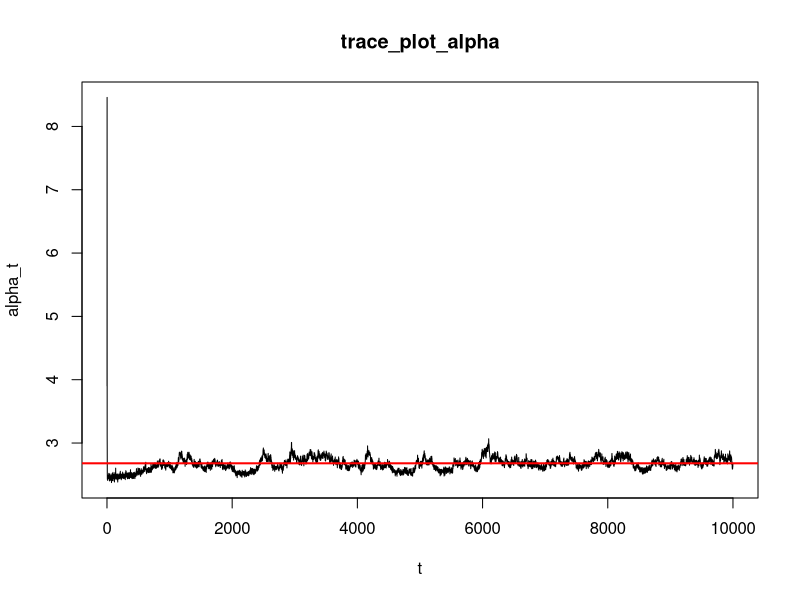
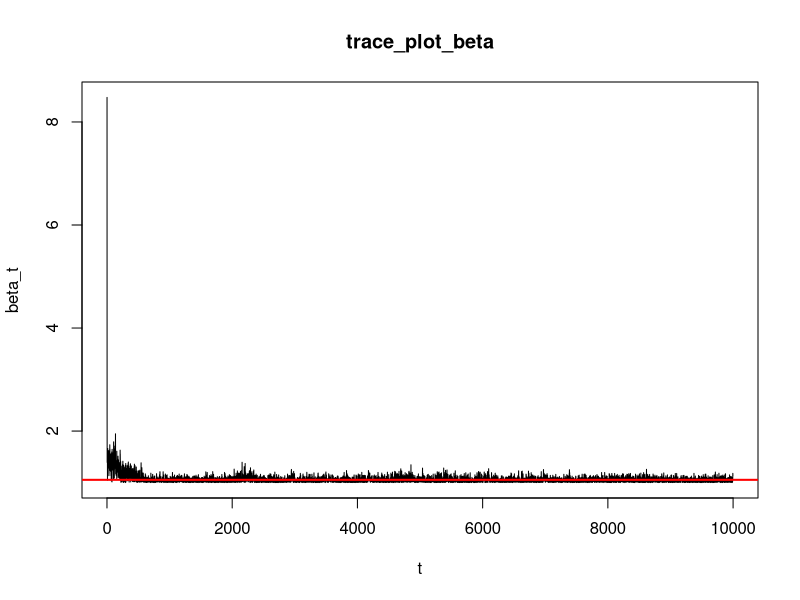
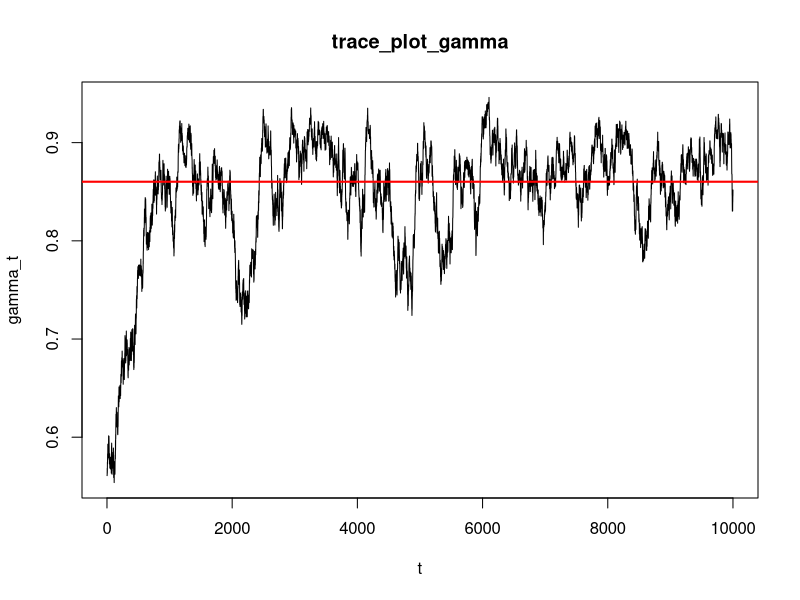
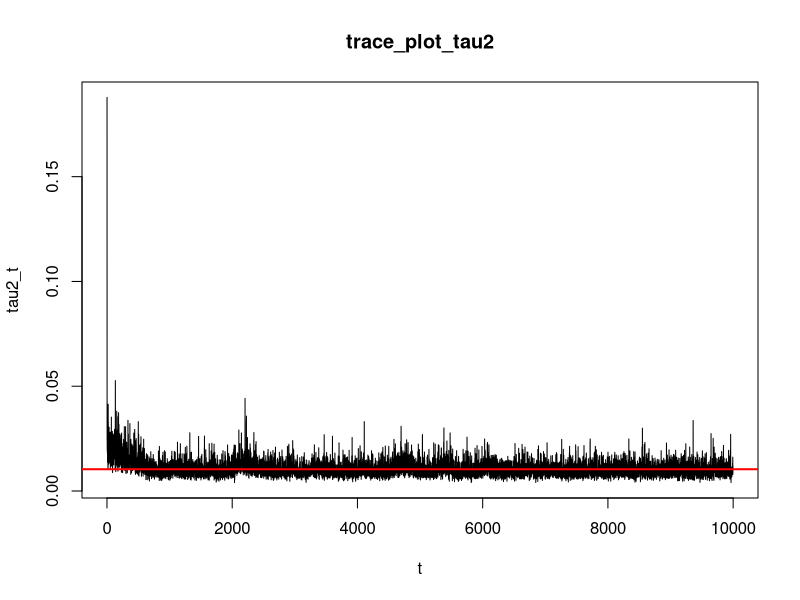
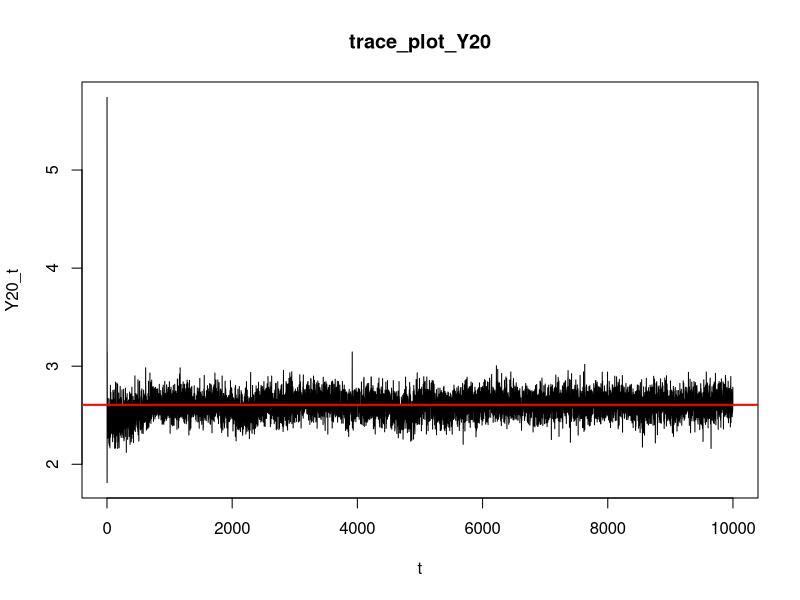
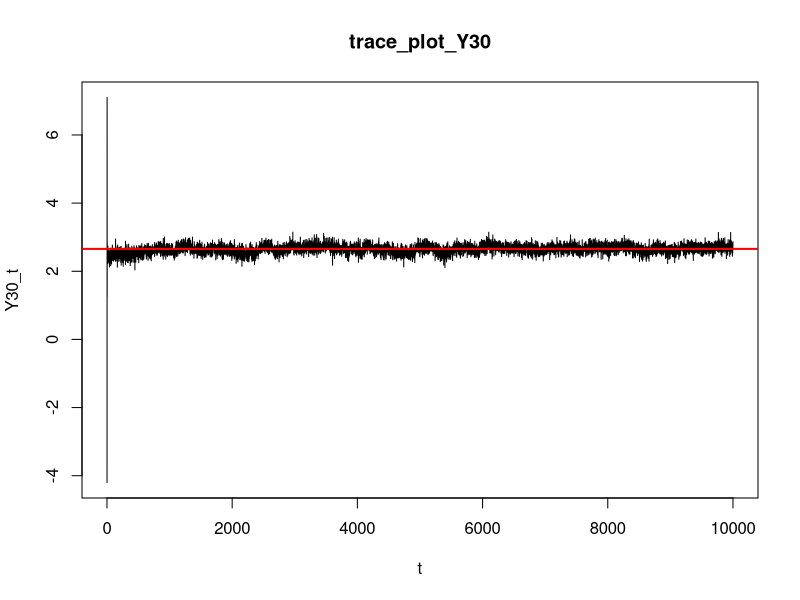
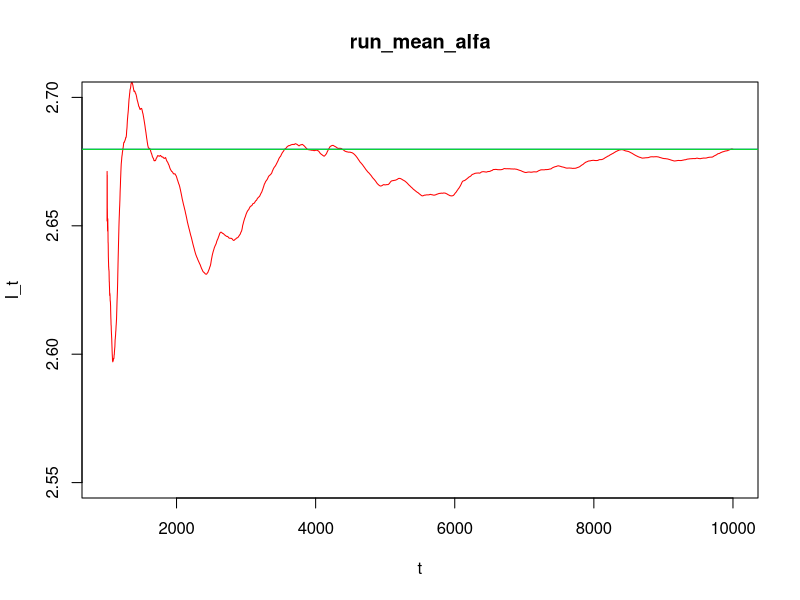
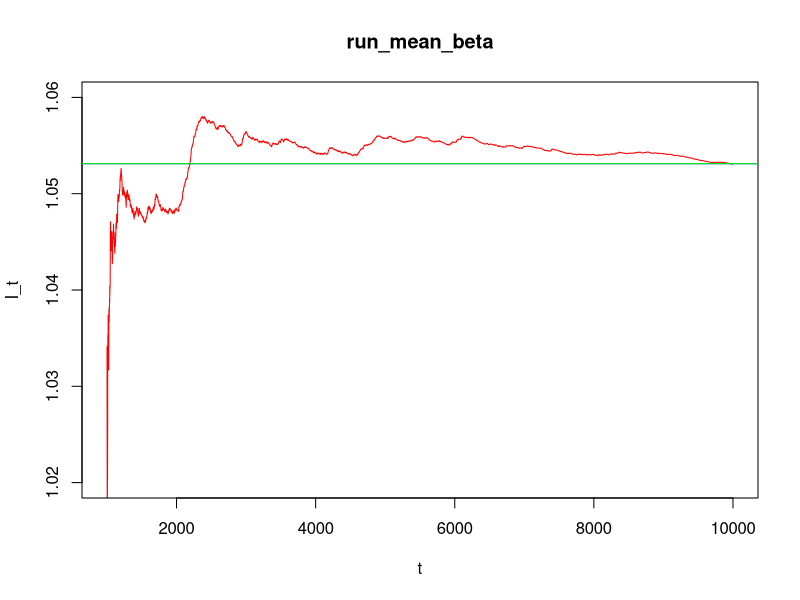

Write R code to recreate these figures, in order.
#Paolo Tamagnini
#1536242
#paolotamag@gmail.com

#install.packages('msm', repos = 'http://cran.r-project.org')

library(msm)

set.seed(123)
x = c( 1.0,  1.5,  1.5,  1.5, 2.5, 4.0, 5.0, 5.0,  7.0, 8.0,  8.5,  9.0,  9.5, 9.5, 10.0, 12.0, 12.0, 13.0, 13.0, 14.5, 15.5, 15.5, 16.5, 17.0, 22.5, 29.0, 31.5)
y = c(1.80, 1.85, 1.87, 1.77, 2.02, 2.27, 2.15, 2.26, 2.47,2.19, 2.26, 2.40, 2.39, 2.41, 2.50, 2.32, 2.32, 2.43, 2.47, 2.56, 2.65, 2.47, 2.64, 2.56, 2.70, 2.72, 2.57)

n = length(y)

sigmaAlfa2 = 10000
sigmaBeta2 = 10000
a = 0.001
b = 0.001

nchain = 10000

alfaChainOrig<-rep(0, nchain)
betaChainOrig<-rep(0, nchain)
gammaChainOrig<-rep(0, nchain)
tau2ChainOrig<-rep(0, nchain)
Y20ChainOrig<-rep(0, nchain)
Y30ChainOrig<-rep(0, nchain)

alfa<-rnorm(1, mean = 0, sd = sqrt(sigmaAlfa2))

while(!is.finite(alfa) || alfa<1){
  alfa<-rnorm(1, mean = 0, sd = sqrt(sigmaAlfa2)) }

beta<-rnorm(1, mean = 0, sd = sqrt(sigmaBeta2))

while(!is.finite(beta) || beta<1){
  beta<-rnorm(1, mean = 0, sd = sqrt(sigmaBeta2)) }

gamma <- runif(1)

tau2<-1/rgamma(1,0.001, 0.001)

while(!is.finite(tau2)|| tau2<0){
  tau2<-1/rgamma(1,a, b) }

alfaMu <-function(gamma, tau2, beta) {
  num = sigmaAlfa2*sum(beta*gamma^x+y)
  den = (n*sigmaAlfa2+tau2)
  return(num/den) }

betaMu <-function(gamma, tau2, alfa) {
  num = sigmaBeta2*sum((alfa-y)*gamma^x)
  den = (sigmaBeta2*sum(gamma^(2*x))+tau2)
  return(num/den) }

alfaVar <-function(tau2) {
  num = tau2*sigmaAlfa2
  den = sigmaAlfa2*n+tau2
  return(num/den) }

betaVar <-function(tau2,gamma) {
  num = tau2*sigmaBeta2
  den = sigmaBeta2*sum(gamma^(2*x))+tau2
  return(num/den) }



metrWithGibbsUnif <-function(alfa,beta,gamma,tau2) {
  delta=10^(-2)
  h = runif(1,gamma-delta,gamma+delta)
  
  if (h<0 || h>1) {
    numh = 0 }
  
  numh = -sum((y-alfa+beta*h^(x))^2)
  numg = -sum((y-alfa+beta*gamma^(x))^2)
  den = 2*tau2
  
  fnum = exp(numh/den)
  fden = exp(numg/den)
  
  p = min(1,(fnum)/(fden))
  if(!is.finite(p)){
    p = 1  }
  if(runif(1)<p){
    return(h)
  }
  else {
    return(gamma)  }}


for (s in 1:nchain) {
  alfaChainOrig[s]<-alfa<-rtnorm(1, mean = alfaMu(gamma,tau2,beta), sd = sqrt(alfaVar(tau2)),lower = 1, upper = Inf)
  betaChainOrig[s]<-beta<-rtnorm(1, mean = betaMu(gamma,tau2,alfa), sd = sqrt(betaVar(tau2,gamma)),lower = 1, upper = Inf)
  gammaChainOrig[s]<-gamma<-metrWithGibbsUnif(alfa,beta,gamma,tau2)
  tau2ChainOrig[s]<-tau2<-1/rgamma(1,shape = a+n/2, rate=(b + sum((y-alfa+beta*gamma^(x))^2)/2))
  Y20ChainOrig[s]<-rnorm(1,alfa-beta*gamma^20,sqrt(tau2))
  Y30ChainOrig[s]<-rnorm(1,alfa-beta*gamma^30,sqrt(tau2))}

lb = 1001

alfaChain = alfaChainOrig[lb:10000]
betaChain = betaChainOrig[lb:10000]
gammaChain = gammaChainOrig[lb:10000]
tau2Chain = tau2ChainOrig[lb:10000]
Y20Chain = Y20ChainOrig[lb:10000]
Y30Chain = Y30ChainOrig[lb:10000]


alfa = mean(alfaChain)
beta = mean(betaChain)
gamma = mean(gammaChain)
tau2 = mean(tau2Chain)
Y20 = mean(Y20Chain)
Y30 = mean(Y30Chain)

####MLE#########
# alfa = 2.65  #
# beta = 0.96  #
# gamma = 0.87 #
# tau2 = 0.008 #
################

print(alfa)
print(beta)
print(gamma)
print(tau2)
print(Y20)
print(Y30)

lb = 0

alfaChain = alfaChainOrig[lb:10000]
gammaChain = gammaChainOrig[lb:10000]
Y20Chain = Y20ChainOrig[lb:10000]
Y30Chain = Y30ChainOrig[lb:10000]


itVec=seq(1,length(alfaChain))
plot(itVec,alfaChain,type = 'l',main='trace_plot_alpha',xlab = 't',ylab = 'alpha_t')
abline(h=alfa, col='red', lw = 2)


betaChain = betaChainOrig[3:10000]
itVecbeta=seq(1,length(betaChain))

plot(itVecbeta,betaChain,type = 'l',main='trace_plot_beta',xlab = 't',ylab = 'beta_t')
abline(h=beta, col='red', lw = 2)

plot(itVec,gammaChain,type = 'l',main='trace_plot_gamma',xlab = 't',ylab = 'gamma_t')
abline(h=gamma, col='red', lw = 2)


tau2Chain = tau2ChainOrig[4:10000]
itVectau=seq(1,length(tau2Chain))

plot(itVectau,tau2Chain,type = 'l',main='trace_plot_tau2',xlab = 't',ylab = 'tau2_t')
abline(h=tau2, col='red', lw = 2)

plot(itVec,Y20Chain,type = 'l',main='trace_plot_Y20',xlab = 't',ylab = 'Y20_t')
abline(h=Y20, col='red', lw = 2)

plot(itVec,Y30Chain,type = 'l',main='trace_plot_Y30',xlab = 't',ylab = 'Y30_t')
abline(h=Y30, col='red', lw = 2)



lb = 1001

alfaChain = alfaChainOrig[lb:10000]
betaChain = betaChainOrig[lb:10000]
gammaChain = gammaChainOrig[lb:10000]
tau2Chain = tau2ChainOrig[lb:10000]
Y20Chain = Y20ChainOrig[lb:10000]
Y30Chain = Y30ChainOrig[lb:10000]

#fancy:
x = alfaChain
iter = (lb):(length(x)+(lb-1))
runningmeans=cumsum(x)/(1:length(x))
plot(iter,runningmeans,type="l",col='red', main='run_mean_alfa', xlab = 't',ylab = 'I_t',ylim =  c(2.55,2.7))
abline(h=runningmeans[length(runningmeans)], col='blue')
abline(h=alfa, col='green')

x = betaChain
runningmeans=cumsum(x)/(1:length(x))
plot(iter,runningmeans,type="l",col='red', main='run_mean_beta', xlab = 't',ylab = 'I_t', ylim = c(1.02,1.06))
abline(h=runningmeans[length(runningmeans)], col='blue')
abline(h=beta, col='green')

x = gammaChain
runningmeans=cumsum(x)/(1:length(x))
plot(iter,runningmeans,type="l",col='red', main='run_mean_gamma', xlab = 't',ylab = 'I_t', ylim = c(0.8,0.9))
abline(h=runningmeans[length(runningmeans)], col='blue')
abline(h=gamma, col='green')

x = tau2Chain
runningmeans=cumsum(x)/(1:length(x))
plot(iter,runningmeans,type="l",col='red', main='run_mean_tau2', xlab = 't',ylab = 'I_t')
abline(h=runningmeans[length(runningmeans)], col='blue')
abline(h=tau2, col='green')

x = Y20Chain
runningmeans=cumsum(x)/(1:length(x))
plot(iter,runningmeans,type="l",col='red', main='run_mean_Y20', xlab = 't',ylab = 'I_t')
abline(h=runningmeans[length(runningmeans)], col='blue')
abline(h=Y20, col='green')

x = Y30Chain
runningmeans=cumsum(x)/(1:length(x))
plot(iter,runningmeans,type="l",col='red', main='run_mean_Y30', xlab = 't',ylab = 'I_t')
abline(h=runningmeans[length(runningmeans)], col='blue')
abline(h=Y30, col='green')


lb = 1001

alfaChain = alfaChainOrig[lb:10000]
betaChain = betaChainOrig[lb:10000]
gammaChain = gammaChainOrig[lb:10000]
tau2Chain = tau2ChainOrig[lb:10000]
Y20Chain = Y20ChainOrig[lb:10000]
Y30Chain = Y30ChainOrig[lb:10000]

gamma_k <- function(k,vet,Icap) {
  t = length(vet)
  somma = 0
  for (ki in 1:(t-k)) {
    somma = somma + (vet[ki] - Icap)*(vet[ki+k] - Icap) }
  return(somma/(t-k))}


varCap <- function(vet,Icap) {
  somma = 0
  tVar = length(vet)
  print('Summing up all gamma_k, from k = 1 to:')
  print(tVar)
  print('Starting now..')
  print(1)
  for (klol in 1:(tVar-1)) {
    if (klol%%500==0) {
      print(klol) }
    somma = somma + gamma_k(klol,vet,Icap) }
  num = gamma_k(0,vet,Icap) + 2*somma
  return(num/tVar) }

errAlfa = varCap(alfaChain,alfa)

errBeta = varCap(betaChain,beta)

errGamma = varCap(gammaChain,gamma)

errTau2 = varCap(tau2Chain,tau2)

errY20 = varCap(Y20Chain,Y20)

errY30 = varCap(Y30Chain,Y30)

print(alfa)
print(errAlfa)
print(beta)
print(errBeta)
print(gamma)
print(errGamma)
print(tau2)
print(errTau2)
print(Y20)
print(errY20)
print(Y30)
print(errY30)

precY20 = 1 / abs(errY20)
precY30 = 1 / abs(errY30)

print(precY20)
print(precY30)

coeffAlfa = sqrt(abs(errAlfa))/alfa
coeffBeta = sqrt(abs(errBeta))/beta
coeffGamma = sqrt(abs(errGamma))/gamma
coeffTau2 = sqrt(abs(errTau2))/tau2

coeffAlfa
coeffBeta
coeffGamma
coeffTau2

#not required
acf(alfaChain, type = "correlation")
acf(betaChain, type = "correlation")
acf(gammaChain, type = "correlation")
acf(tau2Chain, type = "correlation")


cor_A_B = cor(alfaChain,betaChain)
cor_A_G = cor(alfaChain,gammaChain)
cor_A_T = cor(alfaChain,tau2Chain)
cor_B_G = cor(betaChain,gammaChain)
cor_B_T = cor(betaChain,tau2Chain)
cor_G_T = cor(gammaChain,tau2Chain)

listCor <- list("cor_Alfa_Beta"= abs(cor_A_B), "cor_Alfa_Gamma"= abs(cor_A_G), "cor_Alfa_Tau2"= abs(cor_A_T), 
                "cor_Beta_Gamma"= abs(cor_B_G),"cor_Beta_Tau2"= abs(cor_B_T),"cor_Gamma_Tau2"= abs(cor_G_T))

listCor
print('the best corr has the symbol V')
sapply(listCor, function(X) if(X != max(unlist(listCor))) print('X') else print('V'))
